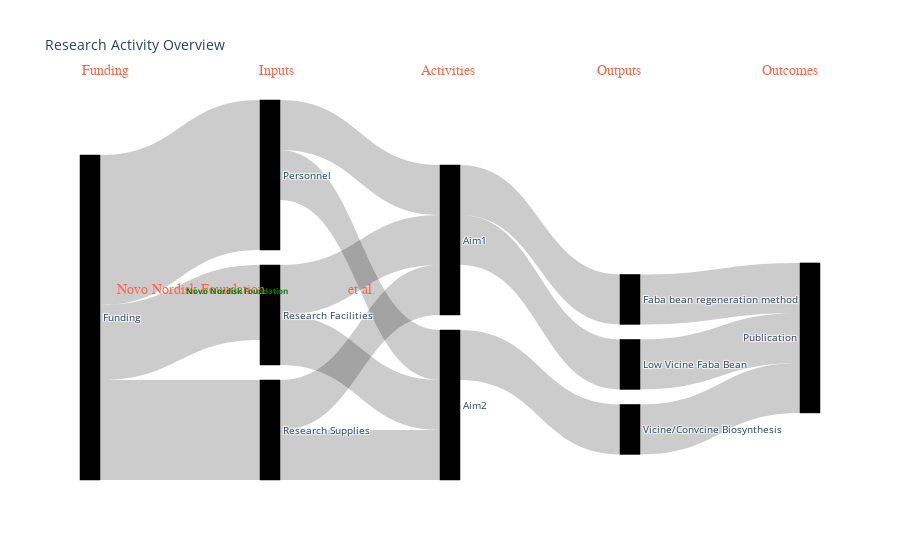

Write notebook code for a chart like this one.
### Markdown cell above
# Sankey plot for research activity overview

### Code cell
import plotly.graph_objects as go
fig = go.Figure(data=[go.Sankey(
    node = dict(
      pad = 15,
      thickness = 20,
      line = dict(color = "black", width = 0.5),
      label = ["Funding", "Personnel", "Research Facilities", "Research Supplies", 
               "Aim1", "Aim2", 
               "Faba bean regeneration method","Low Vicine Faba Bean", "Vicine/Convcine Biosynthesis",
               "Publication"],
      customdata = ["Novo Nordisk Foundation", " et al.", "growth chamber for tissue culture, growth chamber for soil propogation, molecular biology benchspace, omics-core facility, computing cluster", "Standard molecular biology equipment and supplies",
                    "Eliminate antinutrients from faba bean seeds", "Multi-omic approach to understanding biosynthesis of vicine and convicine in faba bean"],
      #hovertemplate='Node %{customdata} has total value %{value}<extra></extra>',
      hovertemplate='%{customdata} <extra></extra>',

      color = "black"
    ),
    link = dict(
      source = [0, 0,0,1,2,3,1,2,3,4,4,5,6,7,8], # indices correspond to labels
      target = [1,2, 3,4,4,4,5,5,5,6,7,8,9,9,9],
      value = [6, 3, 4,2,2,2,2,2,2,2,2,2,2,2,2],
      customdata = ["q","r","s","t","u","v"],
      #hovertemplate='Link from node %{source.customdata}<br />'+
      #  'to node%{target.customdata}<br />has value %{value}'+
      #  '<br />and data %{customdata}<extra></extra>'
  ))])

layout={
      
     }

#add column names 
for x_coordinate, column_name in enumerate(["Funding","Inputs","Activities", "Outputs", "Outcomes"]):
  fig.add_annotation(
          x=x_coordinate,
          y=1.1,
          xref="x",
          yref="paper",
          text=column_name,
          showarrow=False,
          font=dict(
              family="Courier New, monospace",
              size=14,
              color="tomato"
              ),
          align="center",
          )


#add annotation #</b> makes the text bold
#add column names 
for x_coordinate, column_name in enumerate(["Novo Nordisk Foundation","et al."]):
  fig.add_annotation(
          x=x_coordinate + 0.5,
          y=0.5,
          xref="x",
          yref="paper",
          text=column_name,
          showarrow=False,
          font=dict(
              family="Courier New, monospace",
              size=14,
              color="tomato"
              ),
          align="center",
          )

fig.add_annotation(dict(font=dict(color="green",size=8), x=0.77, y=1.1, showarrow=False, text='<b>Novo Nordisk Foundation</b>')) 




fig.update_layout(
  title_text="Research Activity Overview", 
  xaxis={
  #set true to help visualize label positions
  'showgrid': False, # thin lines in the background
  'zeroline': False, # thick line at x=0
  'visible': False,  # numbers below
  },
  yaxis={
  'showgrid': False, # thin lines in the background
  'zeroline': False, # thick line at x=0
  'visible': False,  # numbers below
  }, plot_bgcolor='rgba(0,0,0,0)', font_size=10)

fig.show()

### Figure 1 — Plotly figure (JSON) as saved in the notebook; plotly's stock layout.template omitted (floating-point values rounded to 4 significant figures)
{"data": [{"link": {"customdata": ["q", "r", "s", "t", "u", "v"], "source": [0, 0, 0, 1, 2, 3, 1, 2, 3, 4, 4, 5, 6, 7, 8], "target": [1, 2, 3, 4, 4, 4, 5, 5, 5, 6, 7, 8, 9, 9, 9], "value": [6, 3, 4, 2, 2, 2, 2, 2, 2, 2, 2, 2, 2, 2, 2]}, "node": {"color": "black", "customdata": ["Novo Nordisk Foundation", " et al.", "growth chamber for tissue culture, growth chamber for soil propogation, molecular biology benchspace, omics-core facility, computing cluster", "Standard molecular biology equipment and supplies", "Eliminate antinutrients from faba bean seeds", "Multi-omic approach to understanding biosynthesis of vicine and convicine in faba bean"], "hovertemplate": "%{customdata} <extra></extra>", "label": ["Funding", "Personnel", "Research Facilities", "Research Supplies", "Aim1", "Aim2", "Faba bean regeneration method", "Low Vicine Faba Bean", "Vicine/Convcine Biosynthesis", "Publication"], "line": {"color": "black", "width": 0.5}, "pad": 15, "thickness": 20}, "type": "sankey"}], "layout": {"annotations": [{"align": "center", "font": {"color": "tomato", "family": "Courier New, monospace", "size": 14}, "showarrow": false, "text": "Funding", "x": 0, "xref": "x", "y": 1.1, "yref": "paper"}, {"align": "center", "font": {"color": "tomato", "family": "Courier New, monospace", "size": 14}, "showarrow": false, "text": "Inputs", "x": 1, "xref": "x", "y": 1.1, "yref": "paper"}, {"align": "center", "font": {"color": "tomato", "family": "Courier New, monospace", "size": 14}, "showarrow": false, "text": "Activities", "x": 2, "xref": "x", "y": 1.1, "yref": "paper"}, {"align": "center", "font": {"color": "tomato", "family": "Courier New, monospace", "size": 14}, "showarrow": false, "text": "Outputs", "x": 3, "xref": "x", "y": 1.1, "yref": "paper"}, {"align": "center", "font": {"color": "tomato", "family": "Courier New, monospace", "size": 14}, "showarrow": false, "text": "Outcomes", "x": 4, "xref": "x", "y": 1.1, "yref": "paper"}, {"align": "center", "font": {"color": "tomato", "family": "Courier New, monospace", "size": 14}, "showarrow": false, "text": "Novo Nordisk Foundation", "x": 0.5, "xref": "x", "y": 0.5, "yref": "paper"}, {"align": "center", "font": {"color": "tomato", "family": "Courier New, monospace", "size": 14}, "showarrow": false, "text": "et al.", "x": 1.5, "xref": "x", "y": 0.5, "yref": "paper"}, {"font": {"color": "green", "size": 8}, "showarrow": false, "text": "<b>Novo Nordisk Foundation</b>", "x": 0.77, "y": 1.1}], "font": {"size": 10}, "plot_bgcolor": "rgba(0,0,0,0)", "title": {"text": "Research Activity Overview"}, "xaxis": {"showgrid": false, "visible": false, "zeroline": false}, "yaxis": {"showgrid": false, "visible": false, "zeroline": false}}}
